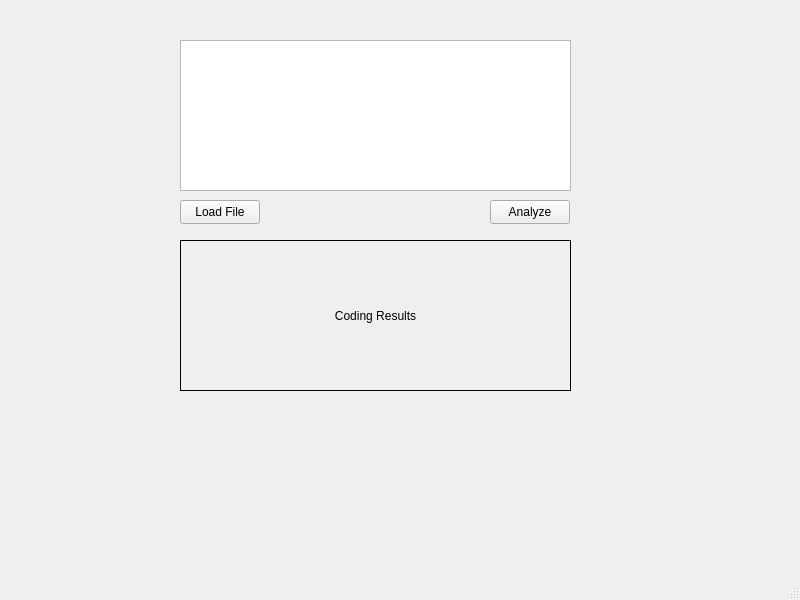
<?xml version="1.0" encoding="UTF-8"?>
<ui version="4.0">
 <class>StaticCodeAnalyzer</class>
 <widget class="QMainWindow" name="StaticCodeAnalyzer">
  <property name="geometry">
   <rect>
    <x>0</x>
    <y>0</y>
    <width>800</width>
    <height>600</height>
   </rect>
  </property>
  <property name="windowTitle">
   <string>StaticCodeAnalyzer</string>
  </property>
  <widget class="QWidget" name="centralwidget">
   <widget class="QPushButton" name="btnLoadFile">
    <property name="geometry">
     <rect>
      <x>180</x>
      <y>200</y>
      <width>80</width>
      <height>24</height>
     </rect>
    </property>
    <property name="text">
     <string>Load File</string>
    </property>
   </widget>
   <widget class="QPushButton" name="btnAnalyze">
    <property name="geometry">
     <rect>
      <x>490</x>
      <y>200</y>
      <width>80</width>
      <height>24</height>
     </rect>
    </property>
    <property name="text">
     <string>Analyze</string>
    </property>
   </widget>
   <widget class="QTextEdit" name="textEditor">
    <property name="geometry">
     <rect>
      <x>180</x>
      <y>40</y>
      <width>391</width>
      <height>151</height>
     </rect>
    </property>
   </widget>
   <widget class="QLabel" name="labelResult">
    <property name="geometry">
     <rect>
      <x>180</x>
      <y>240</y>
      <width>391</width>
      <height>151</height>
     </rect>
    </property>
    <property name="frameShape">
     <enum>QFrame::Shape::Box</enum>
    </property>
    <property name="text">
     <string>Coding Results</string>
    </property>
    <property name="alignment">
     <set>Qt::AlignmentFlag::AlignCenter</set>
    </property>
   </widget>
  </widget>
  <widget class="QMenuBar" name="menubar">
   <property name="geometry">
    <rect>
     <x>0</x>
     <y>0</y>
     <width>800</width>
     <height>21</height>
    </rect>
   </property>
  </widget>
  <widget class="QStatusBar" name="statusbar"/>
 </widget>
 <resources/>
 <connections/>
</ui>
